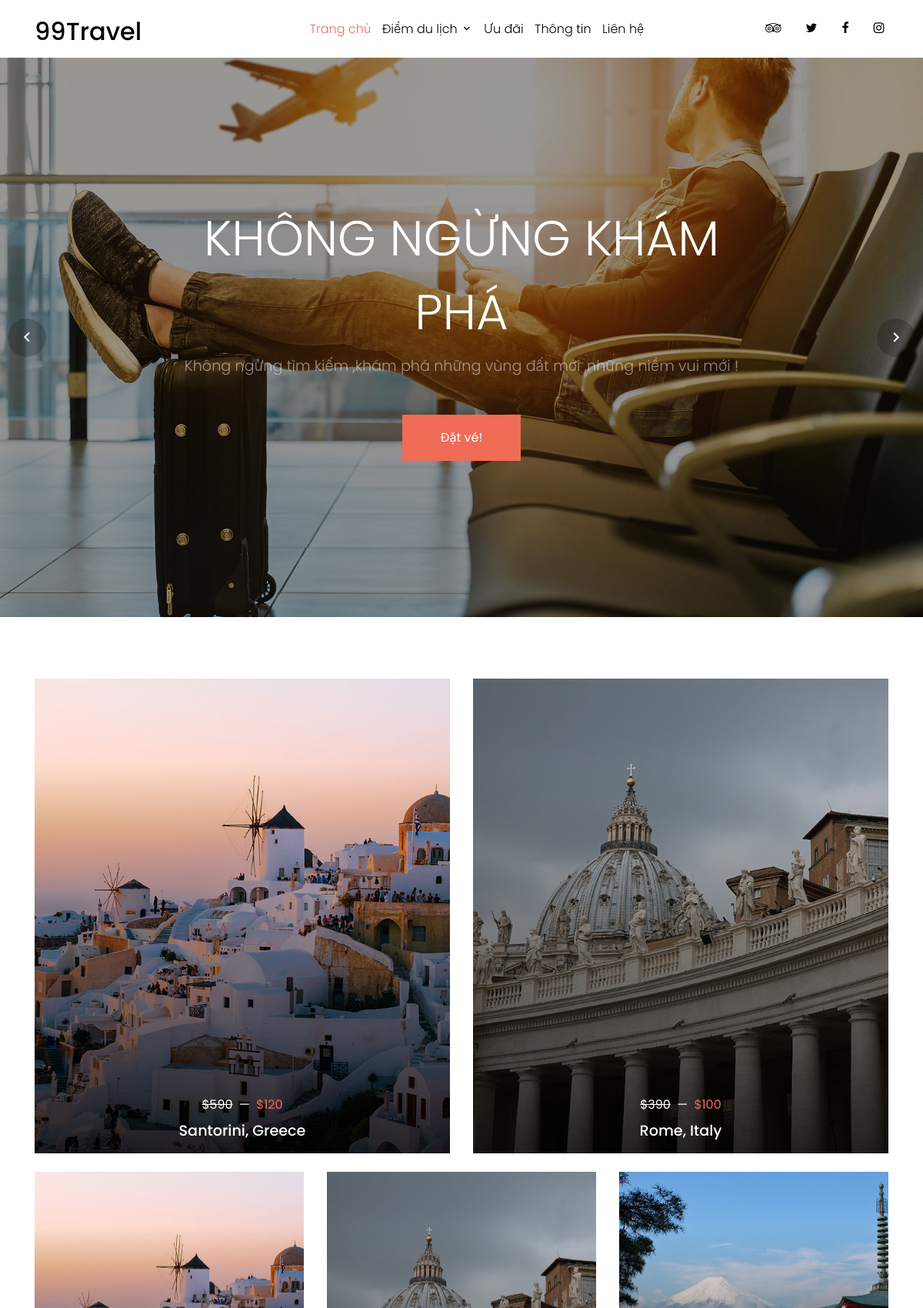
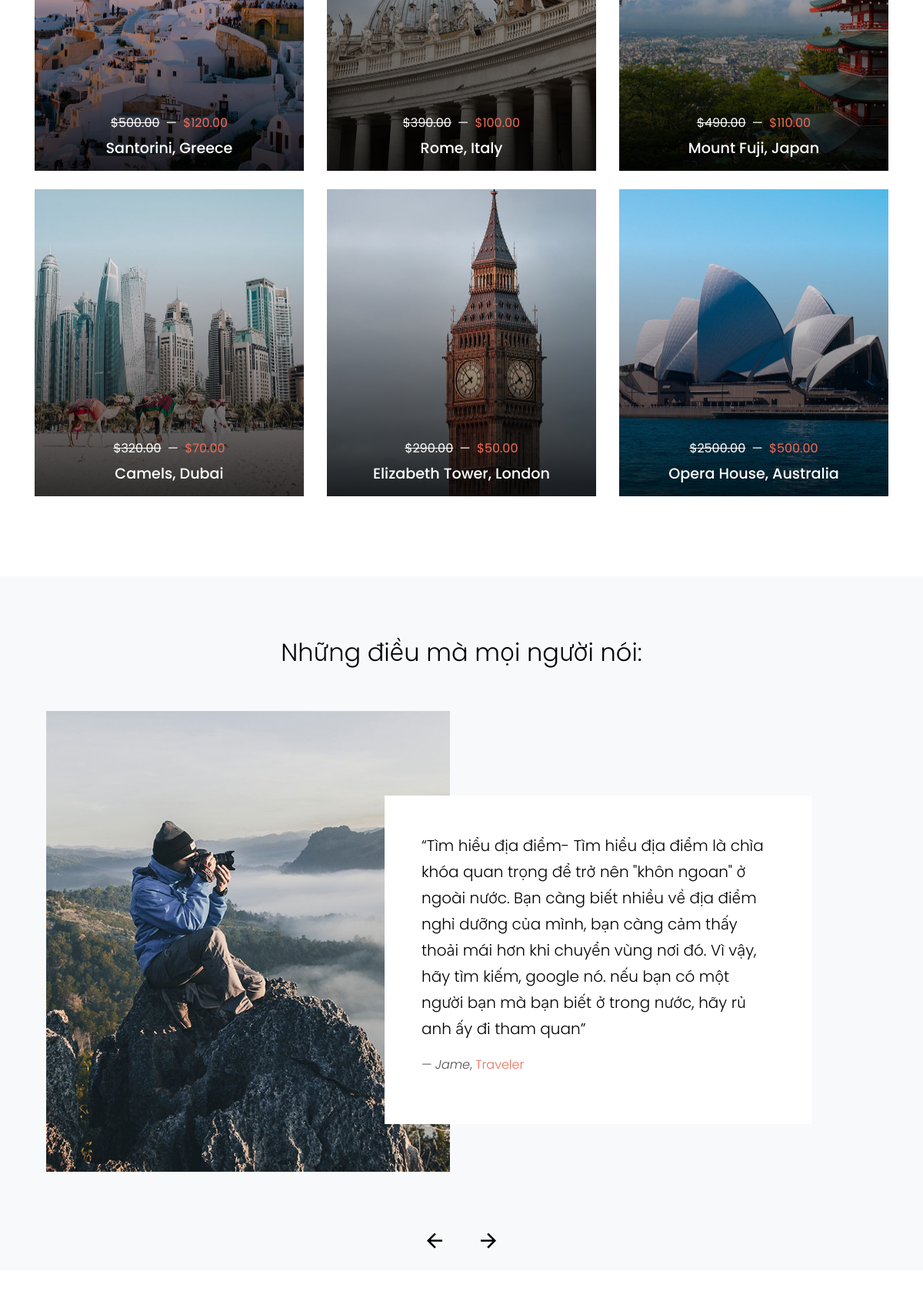
The app's page /discount (upper part) with its own data (2 pictures, top to bottom).
### Home/models.py (models this page shows, shortened)
class Discount(models.Model):
    tenDiaDiem=models.CharField(max_length=100)
    giaGoc=models.DecimalField(max_digits=20,decimal_places=2)
    giaGiam=models.DecimalField(max_digits=20,decimal_places=2)
    anhDiaDiem=models.ImageField()

class Review(models.Model):
    hoTen=models.CharField(max_length=100)
    noiDung=models.TextField()
    anhNen=models.ImageField()

### Home/views.py (the view)
# urls.py: path('discount', views.discount),
def discount(request):
    return render(request,'pages/discount.html',{'Discount':Discount.objects.all(),'Review':Review.objects.all(),'Info':About.objects.all()})

### Home/templates/pages/discount.html (shortened to what this page needs)
{% extends "pages/base.html" %}
{% load static %}
{% block content %}
    <div class="site-section">
      <div class="container">
        <div class="row">
          <div class="col-md-6 col-lg-6 mb-4 mb-lg-4">
            <a href="#" class="unit-1 text-center">
              <img src="{%static 'images/01-greece.jpg'%}" alt="Image" class="img-fluid">
              <div class="unit-1-text">
                <strong class="text-primary mb-2 d-block"><del class="text-white">$590</del> <span class="mx-1 text-white ">&mdash;</span> $120</strong>
                <h3 class="unit-1-heading">Santorini, Greece</h3>
              </div>
            </a>
          </div>
          <div class="col-md-6 col-lg-6 mb-4 mb-lg-4">
            <a href="#" class="unit-1 text-center">
              <img src="{% static 'images/02-rome.jpg'%}" alt="Image" class="img-fluid">
              <div class="unit-1-text">
                <strong class="text-primary mb-2 d-block"><del class="text-white">$390</del> <span class="mx-1 text-white ">&mdash;</span> $100</strong>
                <h3 class="unit-1-heading">Rome, Italy</h3>
              </div>
            </a>
          </div>
          {%for discount in Discount%}
          <div class="col-md-6 col-lg-4 mb-4 mb-lg-4">
            <a href="#" class="unit-1 text-center">
              <img src="{{discount.anhDiaDiem.url}}" alt="Image" class="img-fluid">
              <div class="unit-1-text">
                <strong class="text-primary mb-2 d-block"><del class="text-white">${{discount.giaGoc}}</del> <span class="mx-1 text-white ">&mdash;</span> ${{discount.giaGiam}}</strong>
                <h3 class="unit-1-heading">{{discount.tenDiaDiem}}</h3>
              </div>
            </a>
          </div>
          {% endfor %}
        </div>
      </div>
    </div>
    <div class="site-section block-13 bg-light">
    <div class="container">
        <div class="row justify-content-center mb-5">
          <div class="col-md-7">
            <h2 class="font-weight-light text-black text-center">Những điều mà mọi người nói:</h2>
          </div>
        </div>
        <div class="nonloop-block-13 owl-carousel">
          {% for review in Review%}
          <div class="item">
            <div class="container">
              <div class="row">
                <div class="col-lg-6 mb-5">
                  <img src="{{review.anhNen.url}}" alt="Image" class="img-md-fluid">
                </div>
                <div class="overlap-left col-lg-6 bg-white p-md-5 align-self-center">
                  <p class="text-black lead">&ldquo;{{review.noiDung}}&rdquo;</p>
                  <p class="">&mdash; <em>{{review.hoTen}}</em>, <a href="#">Traveler</a></p>
                </div>
              </div>
            </div>
          </div>
        {% endfor %}
        </div>
      </div>
    </div>
    <div class="site-section">
    </div>
{% endblock content %}

### Home/templates/pages/base.html (shortened to what this page needs)
<!DOCTYPE html>
<html lang="en">
  <head>
    {% load static %}
    <link rel="stylesheet" href="{% static 'fonts/icomoon/style.css' %} ">
    <link rel="stylesheet" href="{% static 'css/bootstrap.min.css' %} ">
    <link rel="stylesheet" href="{% static 'css/magnific-popup.css' %}">
    <link rel="stylesheet" href="{% static 'css/jquery-ui.css' %}">
    <link rel="stylesheet" href="{% static 'css/owl.carousel.min.css' %}">
    <link rel="stylesheet" href="{% static 'css/owl.theme.default.min.css' %}">
    <link rel="stylesheet" href="{% static 'css/bootstrap-datepicker.css' %}">
    <link rel="stylesheet" href="{% static 'fonts/flaticon/font/flaticon.css' %}">
    <link rel="stylesheet" href="https://cdn.jsdelivr.net/npm/mediaelement@4.2.7/build/mediaelementplayer.min.css">
    <link rel="stylesheet" href="{% static 'css/aos.css' %}">
    <link rel="stylesheet" href="{% static 'css/style.css' %}">
  </head>
  <body>
  <div class="site-wrap">
    <header class="site-navbar py-1" role="banner">
      <div class="container">
        <div class="row align-items-center">
          <div class="col-6 col-xl-2">
            <h1 class="mb-0"><a href="index.html" class="text-black h2 mb-0">99Travel</a></h1>
          </div>
          <div class="col-10 col-md-8 d-none d-xl-block">
            <nav class="site-navigation position-relative text-right text-lg-center" role="navigation">
              <ul class="site-menu js-clone-nav mx-auto d-none d-lg-block">
                <li class="active">
                  <a href="home">Trang chủ</a>
                </li>
                <li class="has-children">
                  <a href="destination.html">Điểm du lịch</a>
                </li>
                <li><a href="discount">Ưu đãi</a></li>
                <li><a href="about">Thông tin</a></li>
                <li><a href="contact">Liên hệ</a></li>
              </ul>
            </nav>
          </div>
          <div class="col-6 col-xl-2 text-right">
            <div class="d-none d-xl-inline-block">
              <ul class="site-menu js-clone-nav ml-auto list-unstyled d-flex text-right mb-0" data-class="social">
                <li>
                  <a href="#" class="pl-0 pr-3 text-black"><span class="icon-tripadvisor"></span></a>
                </li>
                <li>
                  <a href="#" class="pl-3 pr-3 text-black"><span class="icon-twitter"></span></a>
                </li>
                <li>
                  <a href="#" class="pl-3 pr-3 text-black"><span class="icon-facebook"></span></a>
                </li>
                <li>
                  <a href="#" class="pl-3 pr-3 text-black"><span class="icon-instagram"></span></a>
                </li>
              </ul>
            </div>
          </div>
        </div>
      </div>
    </header>
    <div class="slide-one-item home-slider owl-carousel">
      <div class="site-blocks-cover overlay" style="background-image: url({% static 'images/hero_bg_1.jpg' %});" data-aos="fade" data-stellar-background-ratio="0.5">
        <div class="container">
          <div class="row align-items-center justify-content-center text-center">
            <div class="col-md-8" data-aos="fade-up" data-aos-delay="400">
              <h1 class="text-white font-weight-light">Không ngừng khám phá</h1>
              <p class="mb-5">Không ngừng tìm kiếm ,khám phá những vùng đất mới ,những niềm vui mới !</p>
              <p><a href="#" class="btn btn-primary py-3 px-5 text-white">Đặt vé!</a></p>
            </div>
          </div>
        </div>
      </div>
    </div>
    {% block content %}
   {% endblock %}
  </div>
  </body>
</html>

### records on screen
Discount: anhDiaDiem (picture), giaGoc "500.00", giaGiam "120.00", tenDiaDiem "Santorini, Greece"
Discount: anhDiaDiem (picture), giaGoc "390.00", giaGiam "100.00", tenDiaDiem "Rome, Italy"
Discount: anhDiaDiem (picture), giaGoc "490.00", giaGiam "110.00", tenDiaDiem "Mount Fuji, Japan"
Discount: anhDiaDiem (picture), giaGoc "320.00", giaGiam "70.00", tenDiaDiem "Camels, Dubai"
Discount: anhDiaDiem (picture), giaGoc "290.00", giaGiam "50.00", tenDiaDiem "Elizabeth Tower, London"
Discount: anhDiaDiem (picture), giaGoc "2500.00", giaGiam "500.00", tenDiaDiem "Opera House, Australia"
Review: anhNen (picture), noiDung "Tìm hiểu địa điểm- Tìm hiểu địa điểm là chìa khóa quan trọng để trở nên \"khôn ngoan\" ở ngoài nước. Bạn càng biết nhiều về địa điểm nghỉ dưỡng của mình, bạn càng cảm thấy thoải mái hơn khi chuyển vùng nơi đó. Vì vậy, hãy tìm kiếm, google nó. nếu bạn có một người bạn mà bạn biết ở trong nước, hãy rủ anh ấy đi tham quan", hoTen "Jame"
